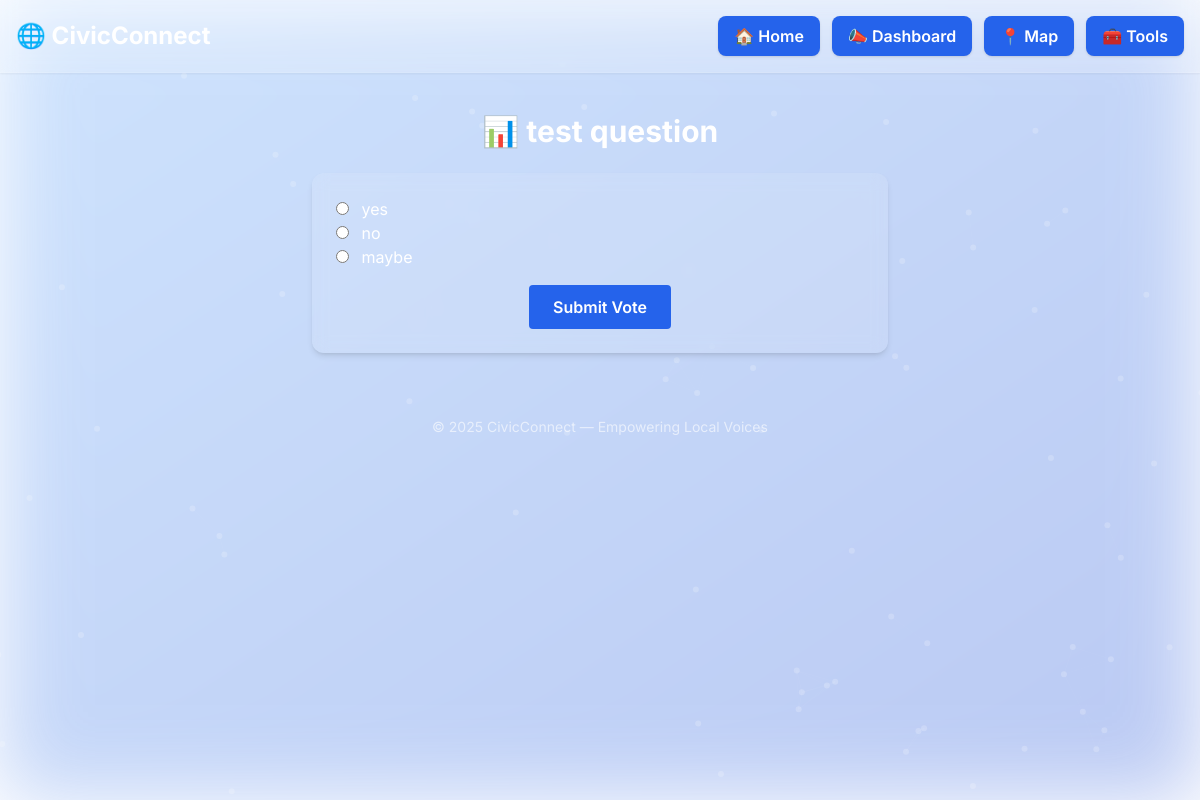
Page /poll on the committed database.
### tables this page shows
CREATE TABLE polls (
                id INTEGER PRIMARY KEY AUTOINCREMENT,
                question TEXT,
                option1 TEXT,
                option2 TEXT,
                option3 TEXT
            );

### app.py (the view)
@app.route('/poll', methods=['GET', 'POST'])
def poll():
    conn = sqlite3.connect(DB_PATH)
    cursor = conn.cursor()
    cursor.execute("SELECT * FROM polls ORDER BY id DESC LIMIT 1")
    poll = cursor.fetchone()
    if request.method == 'POST':
        selected = request.form['option']
        cursor.execute("INSERT INTO votes (poll_id, option_chosen) VALUES (?, ?)", (poll[0], selected))
        conn.commit()
        conn.close()
        return redirect('/poll-results')
    conn.close()
    return render_template("poll.html", poll=poll)

### templates/poll.html (shortened to what this page needs)
{% extends "base.html" %}
{% block content %}
<div class="max-w-xl mx-auto text-center">
  <h2 class="text-3xl font-bold mb-6 text-white">📊 {{ poll[1] }}</h2>
  <form method="POST" class="space-y-4 bg-white/10 backdrop-blur p-6 rounded-xl shadow-md">
    <div class="text-left space-y-3">
      <label><input type="radio" name="option" value="{{ poll[2] }}" required class="mr-2"> {{ poll[2] }}</label><br>
      <label><input type="radio" name="option" value="{{ poll[3] }}" class="mr-2"> {{ poll[3] }}</label><br>
      <label><input type="radio" name="option" value="{{ poll[4] }}" class="mr-2"> {{ poll[4] }}</label>
    </div>
    <button type="submit"
            class="bg-blue-600 hover:bg-blue-700 text-white font-semibold px-6 py-2.5 rounded transition">
      Submit Vote
    </button>
  </form>
</div>
{% endblock %}

### templates/base.html (style rules this page uses)
html { scroll-behavior: smooth; }
body { font-family: 'Inter', sans-serif; }

### rows in the picture
polls: question "test question", option1 "yes", option2 "no", option3 "maybe"
